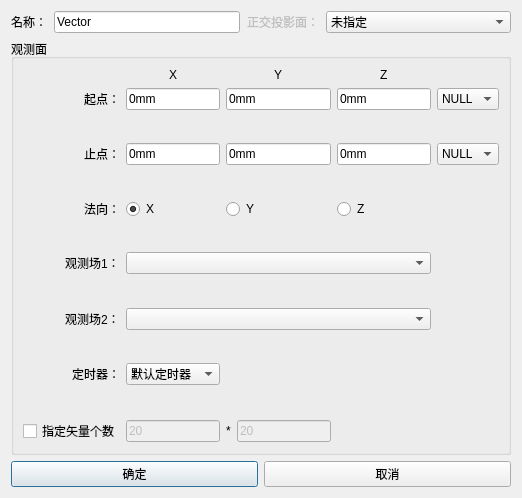
<?xml version="1.0" encoding="UTF-8"?>
<ui version="4.0">
 <class>Dialog</class>
 <widget class="QDialog" name="Dialog">
  <property name="windowModality">
   <enum>Qt::ApplicationModal</enum>
  </property>
  <property name="geometry">
   <rect>
    <x>0</x>
    <y>0</y>
    <width>522</width>
    <height>498</height>
   </rect>
  </property>
  <property name="minimumSize">
   <size>
    <width>0</width>
    <height>0</height>
   </size>
  </property>
  <property name="maximumSize">
   <size>
    <width>16777215</width>
    <height>16777215</height>
   </size>
  </property>
  <property name="windowTitle">
   <string>矢量图观测</string>
  </property>
  <layout class="QGridLayout" name="gridLayout_3">
   <item row="0" column="0">
    <layout class="QHBoxLayout" name="horizontalLayout_4">
     <property name="spacing">
      <number>7</number>
     </property>
     <item>
      <widget class="QLabel" name="Label_Name_2">
       <property name="sizePolicy">
        <sizepolicy hsizetype="Fixed" vsizetype="Preferred">
         <horstretch>0</horstretch>
         <verstretch>0</verstretch>
        </sizepolicy>
       </property>
       <property name="text">
        <string>名称：</string>
       </property>
      </widget>
     </item>
     <item>
      <widget class="QLineEdit" name="le_name">
       <property name="sizePolicy">
        <sizepolicy hsizetype="Preferred" vsizetype="Fixed">
         <horstretch>0</horstretch>
         <verstretch>0</verstretch>
        </sizepolicy>
       </property>
       <property name="text">
        <string>Vector</string>
       </property>
      </widget>
     </item>
     <item>
      <widget class="QLabel" name="Label_Shadow_2">
       <property name="enabled">
        <bool>false</bool>
       </property>
       <property name="sizePolicy">
        <sizepolicy hsizetype="Fixed" vsizetype="Preferred">
         <horstretch>0</horstretch>
         <verstretch>0</verstretch>
        </sizepolicy>
       </property>
       <property name="text">
        <string>正交投影面：</string>
       </property>
      </widget>
     </item>
     <item>
      <widget class="QComboBox" name="ComboBox_Shadow">
       <item>
        <property name="text">
         <string>未指定</string>
        </property>
       </item>
      </widget>
     </item>
    </layout>
   </item>
   <item row="1" column="0">
    <widget class="QGroupBox" name="groupBox_Port">
     <property name="title">
      <string>观测面</string>
     </property>
     <layout class="QGridLayout" name="gridLayout_2">
      <item row="12" column="0">
       <layout class="QGridLayout" name="gridLayout">
        <item row="13" column="3">
         <widget class="QLineEdit" name="le_SL2">
          <property name="enabled">
           <bool>false</bool>
          </property>
          <property name="text">
           <string>20</string>
          </property>
         </widget>
        </item>
        <item row="13" column="2">
         <widget class="QLabel" name="label_5">
          <property name="text">
           <string>*</string>
          </property>
         </widget>
        </item>
        <item row="1" column="1">
         <widget class="QLineEdit" name="LineEdit_start_x">
          <property name="text">
           <string>0mm</string>
          </property>
         </widget>
        </item>
        <item row="3" column="5">
         <widget class="QComboBox" name="ComboBox_end">
          <item>
           <property name="text">
            <string>NULL</string>
           </property>
          </item>
         </widget>
        </item>
        <item row="3" column="0" alignment="Qt::AlignRight">
         <widget class="QLabel" name="label_end">
          <property name="text">
           <string>止点：</string>
          </property>
         </widget>
        </item>
        <item row="12" column="1">
         <spacer name="verticalSpacer_6">
          <property name="orientation">
           <enum>Qt::Vertical</enum>
          </property>
          <property name="sizeHint" stdset="0">
           <size>
            <width>20</width>
            <height>40</height>
           </size>
          </property>
         </spacer>
        </item>
        <item row="4" column="1">
         <spacer name="verticalSpacer_3">
          <property name="orientation">
           <enum>Qt::Vertical</enum>
          </property>
          <property name="sizeHint" stdset="0">
           <size>
            <width>20</width>
            <height>40</height>
           </size>
          </property>
         </spacer>
        </item>
        <item row="13" column="0">
         <widget class="QCheckBox" name="checkBox_vector">
          <property name="text">
           <string>指定矢量个数</string>
          </property>
         </widget>
        </item>
        <item row="8" column="1">
         <spacer name="verticalSpacer_4">
          <property name="orientation">
           <enum>Qt::Vertical</enum>
          </property>
          <property name="sizeHint" stdset="0">
           <size>
            <width>20</width>
            <height>40</height>
           </size>
          </property>
         </spacer>
        </item>
        <item row="13" column="1">
         <widget class="QLineEdit" name="le_SL1">
          <property name="enabled">
           <bool>false</bool>
          </property>
          <property name="text">
           <string>20</string>
          </property>
         </widget>
        </item>
        <item row="3" column="1">
         <widget class="QLineEdit" name="LineEdit_end_x">
          <property name="enabled">
           <bool>true</bool>
          </property>
          <property name="text">
           <string>0mm</string>
          </property>
         </widget>
        </item>
        <item row="7" column="0" alignment="Qt::AlignRight">
         <widget class="QLabel" name="label_end_2">
          <property name="text">
           <string>观测场1：</string>
          </property>
         </widget>
        </item>
        <item row="1" column="0" alignment="Qt::AlignRight">
         <widget class="QLabel" name="label_start">
          <property name="text">
           <string>起点：</string>
          </property>
         </widget>
        </item>
        <item row="10" column="1">
         <spacer name="verticalSpacer_5">
          <property name="orientation">
           <enum>Qt::Vertical</enum>
          </property>
          <property name="sizeHint" stdset="0">
           <size>
            <width>20</width>
            <height>40</height>
           </size>
          </property>
         </spacer>
        </item>
        <item row="11" column="0" alignment="Qt::AlignRight">
         <widget class="QLabel" name="label_end_3">
          <property name="text">
           <string>定时器：</string>
          </property>
         </widget>
        </item>
        <item row="11" column="1">
         <widget class="QComboBox" name="ComboBox_timer">
          <item>
           <property name="text">
            <string>默认定时器</string>
           </property>
          </item>
          <item>
           <property name="text">
            <string>仅开始时刻</string>
           </property>
          </item>
          <item>
           <property name="text">
            <string>仅结束时刻</string>
           </property>
          </item>
         </widget>
        </item>
        <item row="9" column="0" alignment="Qt::AlignRight">
         <widget class="QLabel" name="label_end_4">
          <property name="text">
           <string>观测场2：</string>
          </property>
         </widget>
        </item>
        <item row="1" column="5">
         <widget class="QComboBox" name="ComboBox_start">
          <item>
           <property name="text">
            <string>NULL</string>
           </property>
          </item>
         </widget>
        </item>
        <item row="0" column="1" alignment="Qt::AlignHCenter">
         <widget class="QLabel" name="label_X">
          <property name="text">
           <string>X</string>
          </property>
         </widget>
        </item>
        <item row="0" column="4" alignment="Qt::AlignHCenter">
         <widget class="QLabel" name="label_Z">
          <property name="text">
           <string>Z</string>
          </property>
         </widget>
        </item>
        <item row="0" column="2" colspan="2" alignment="Qt::AlignHCenter">
         <widget class="QLabel" name="label_Y">
          <property name="text">
           <string>Y</string>
          </property>
         </widget>
        </item>
        <item row="3" column="4">
         <widget class="QLineEdit" name="LineEdit_end_z">
          <property name="text">
           <string>0mm</string>
          </property>
         </widget>
        </item>
        <item row="1" column="4">
         <widget class="QLineEdit" name="LineEdit_start_z">
          <property name="text">
           <string>0mm</string>
          </property>
         </widget>
        </item>
        <item row="1" column="2" colspan="2">
         <widget class="QLineEdit" name="LineEdit_start_y">
          <property name="text">
           <string>0mm</string>
          </property>
         </widget>
        </item>
        <item row="3" column="2" colspan="2">
         <widget class="QLineEdit" name="LineEdit_end_y">
          <property name="enabled">
           <bool>true</bool>
          </property>
          <property name="text">
           <string>0mm</string>
          </property>
         </widget>
        </item>
        <item row="2" column="1">
         <spacer name="verticalSpacer">
          <property name="orientation">
           <enum>Qt::Vertical</enum>
          </property>
          <property name="sizeHint" stdset="0">
           <size>
            <width>20</width>
            <height>40</height>
           </size>
          </property>
         </spacer>
        </item>
        <item row="5" column="0">
         <widget class="QLabel" name="label">
          <property name="sizePolicy">
           <sizepolicy hsizetype="Preferred" vsizetype="Preferred">
            <horstretch>0</horstretch>
            <verstretch>0</verstretch>
           </sizepolicy>
          </property>
          <property name="text">
           <string>法向：</string>
          </property>
          <property name="alignment">
           <set>Qt::AlignRight|Qt::AlignTrailing|Qt::AlignVCenter</set>
          </property>
         </widget>
        </item>
        <item row="5" column="1">
         <widget class="QRadioButton" name="radioButton_x">
          <property name="enabled">
           <bool>true</bool>
          </property>
          <property name="acceptDrops">
           <bool>false</bool>
          </property>
          <property name="text">
           <string>X</string>
          </property>
          <property name="checked">
           <bool>true</bool>
          </property>
         </widget>
        </item>
        <item row="6" column="1">
         <spacer name="verticalSpacer_2">
          <property name="orientation">
           <enum>Qt::Vertical</enum>
          </property>
          <property name="sizeHint" stdset="0">
           <size>
            <width>20</width>
            <height>40</height>
           </size>
          </property>
         </spacer>
        </item>
        <item row="5" column="2" colspan="2">
         <widget class="QRadioButton" name="radioButton_y">
          <property name="text">
           <string>Y</string>
          </property>
         </widget>
        </item>
        <item row="5" column="4">
         <widget class="QRadioButton" name="radioButton_z">
          <property name="text">
           <string>Z</string>
          </property>
         </widget>
        </item>
        <item row="7" column="1" colspan="4">
         <widget class="QComboBox" name="ComboBox_C1"/>
        </item>
        <item row="9" column="1" colspan="4">
         <widget class="QComboBox" name="ComboBox_C2"/>
        </item>
       </layout>
      </item>
     </layout>
    </widget>
   </item>
   <item row="2" column="0">
    <layout class="QHBoxLayout" name="horizontalLayout">
     <item>
      <widget class="QPushButton" name="pb_ok">
       <property name="text">
        <string>确定</string>
       </property>
      </widget>
     </item>
     <item>
      <widget class="QPushButton" name="pb_cancel">
       <property name="text">
        <string>取消</string>
       </property>
      </widget>
     </item>
    </layout>
   </item>
  </layout>
 </widget>
 <tabstops>
  <tabstop>pb_ok</tabstop>
  <tabstop>pb_cancel</tabstop>
  <tabstop>le_name</tabstop>
  <tabstop>ComboBox_Shadow</tabstop>
  <tabstop>LineEdit_start_x</tabstop>
  <tabstop>LineEdit_start_y</tabstop>
  <tabstop>LineEdit_start_z</tabstop>
  <tabstop>ComboBox_start</tabstop>
  <tabstop>LineEdit_end_x</tabstop>
  <tabstop>LineEdit_end_y</tabstop>
  <tabstop>LineEdit_end_z</tabstop>
  <tabstop>ComboBox_end</tabstop>
  <tabstop>radioButton_x</tabstop>
  <tabstop>radioButton_y</tabstop>
  <tabstop>radioButton_z</tabstop>
  <tabstop>ComboBox_C1</tabstop>
  <tabstop>ComboBox_C2</tabstop>
  <tabstop>ComboBox_timer</tabstop>
  <tabstop>checkBox_vector</tabstop>
  <tabstop>le_SL1</tabstop>
  <tabstop>le_SL2</tabstop>
 </tabstops>
 <resources/>
 <connections/>
</ui>
